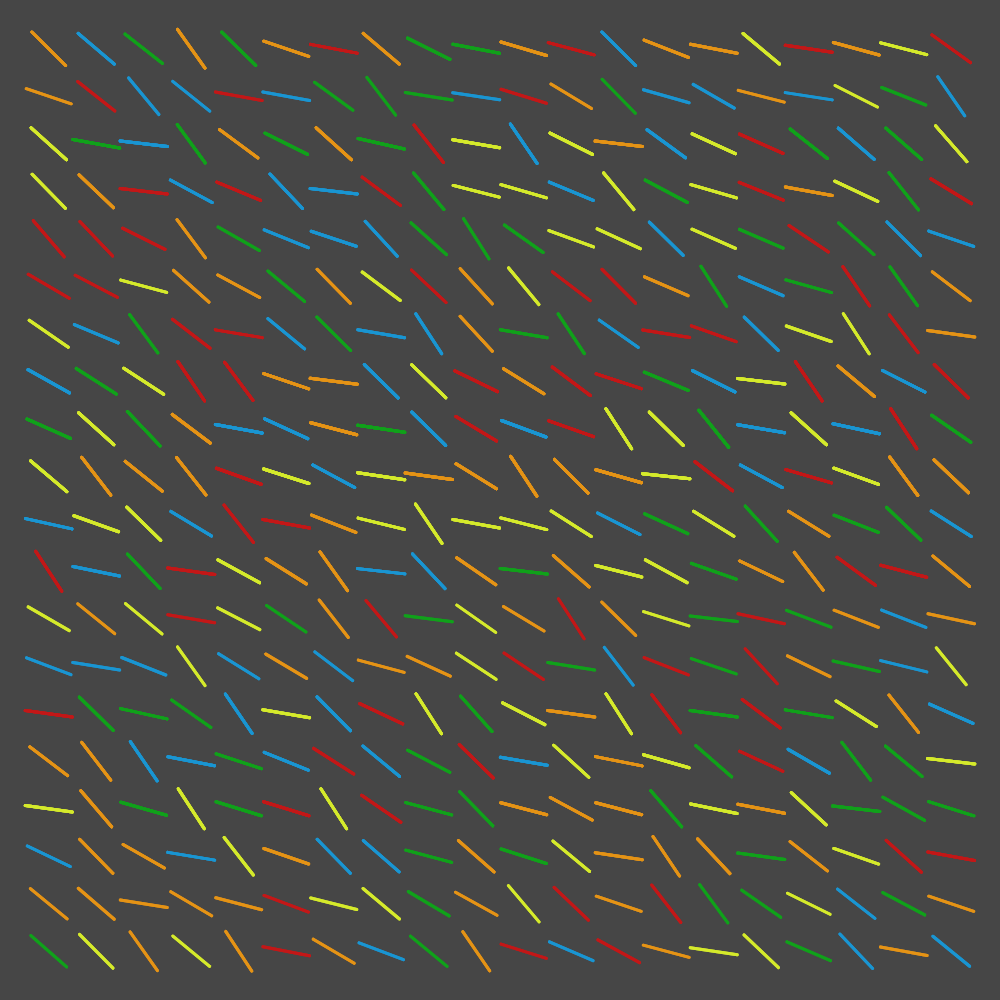
Frame 1 (no input)
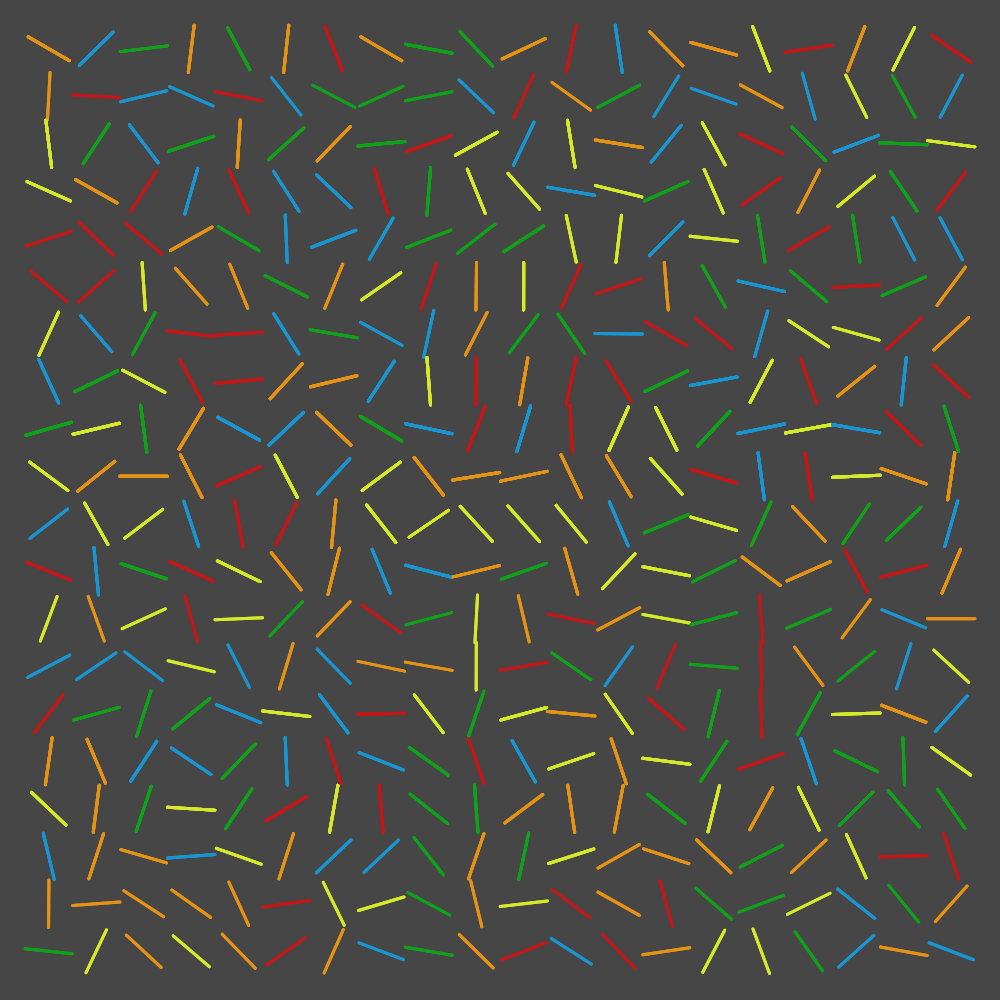
Frame 60 (no input)
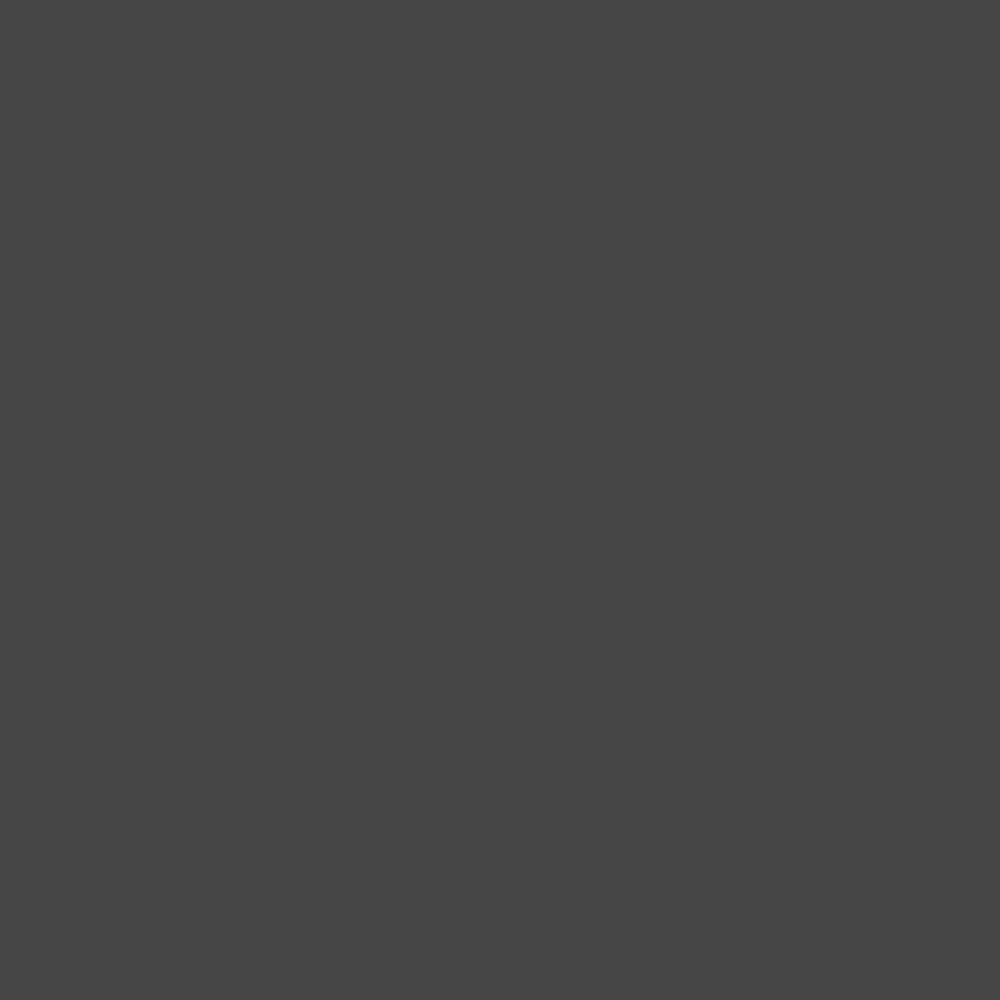
Frame 120 (the mouse pressed at the canvas centre since frame 60)

The p5.js sketch that drew these frames (run headless with seeded random() and noise() and a simulated clock; from frame 60 on, the mouse is pressed at the canvas centre):

// p5.js sketch
// ── sketch.js

let a = [];
let angle = 0;
const colors = ["#C31717", "#E59315", "#D5EA2B", "#10A11A", "#1995D2"];

function getDynDim() {
  return round(round(width * 0.95) / 10) * 10;
}

let lineSize = 125;
let cellNum = 3;

function setup() {
  maxDist = dist(width / 2, height / 2, width, height);
  const w = Math.min(window.innerWidth, window.innerHeight);
  createCanvas(w, w);
  a = [];
  dim = getDynDim();
  
  cellSize = dim / cellNum;
  
  gridNum = round(dim / cellSize);
  prevGridNum = gridNum;
}

function draw() {
  noCursor();
  background(70);
  strokeWeight(3);
  const d = dist(width / 2, height / 2, mouseX, mouseY);
  cellNum = round((d / maxDist) * 2);
  cellSize = dim / cellNum;
  lineSize = cellSize;
  dim = getDynDim();
  gridNum = round(dim / cellSize);

  if (gridNum != prevGridNum) {
    for (let i = 0; i < gridNum; i++) {
      a[i] = []
      for (let j = 0; j < gridNum; j++) {
        a[i][j] = ({
          num: random(2, 8),
          color: colors[floor(random(colors.length))],
          angle: random(0.1, 1),
          angleVelocity: 0,
          angleAcceleration: random(0.005, 0.01),
        });
      }
    }
  }

  translate((width / 2) - (dim / 2), (height / 2) - (dim / 2));
  noFill();
  for (let i = 0; i < gridNum; i++) {
    for (let j = 0; j < gridNum; j++) {

      a[i][j].angleVelocity += a[i][j].angleAcceleration;
      a[i][j].angle += a[i][j].angleVelocity;
      
      stroke(a[i][j].color);
      push();
      translate(i * cellSize + cellSize / 2, j * cellSize + cellSize / 2);
      rotate(a[i][j].angle);
      for(let i=1;i<=a[i][j].num;i++) {
        line(
        -lineSize / 2,
        0,
        lineSize / 2,
        0
      );
      }
      
      pop();
    }
  }

  prevGridNum = gridNum;
}
